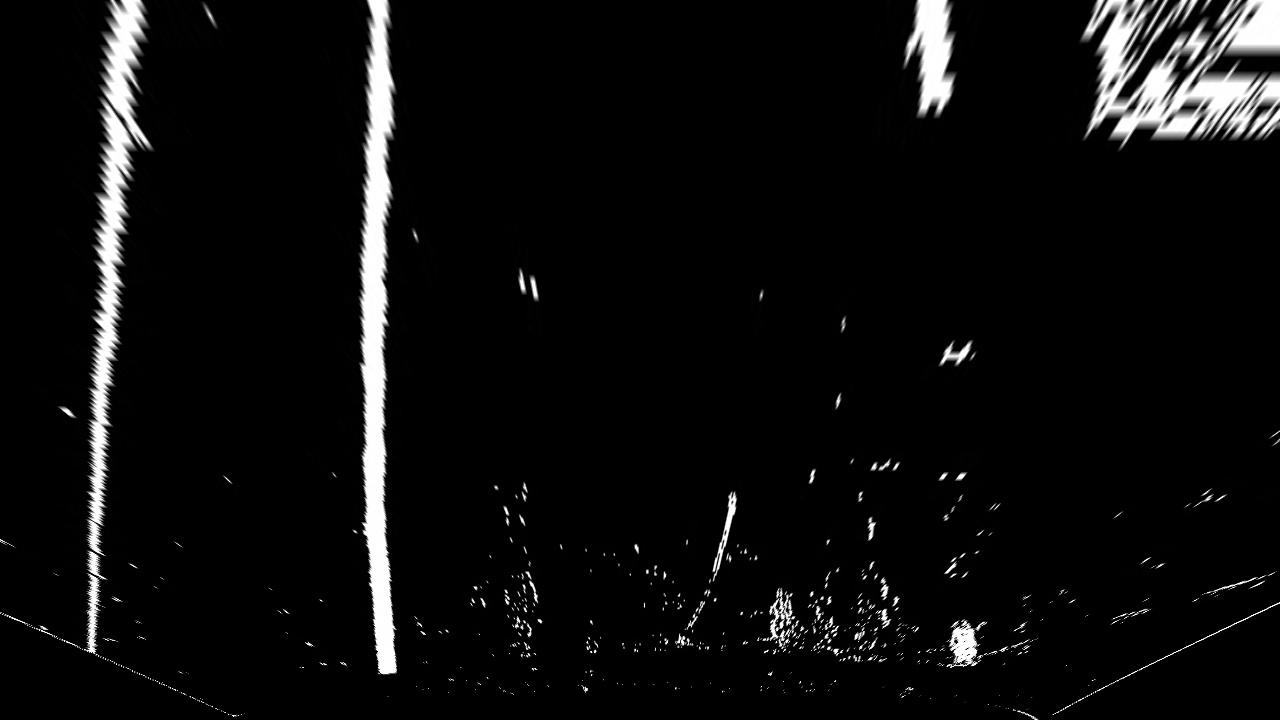
#> input picture results/warped_binary.jpg, 1280 x 720 px
$ python z5.py
#> lines starting #> are read from the running program, lines starting #| are printed output that depends on the picture
import cv2
import numpy as np
import matplotlib.pyplot as plt

# Učitaj warped binarnu sliku (iz prethodnog koraka)
binary_warped = cv2.imread('results/warped_binary.jpg', cv2.IMREAD_GRAYSCALE)
#> binary_warped is the input picture: shape (720, 1280); min 0, max 255, mean 13.6

# Pretvori u binarnu (0 ili 1)
binary_warped = binary_warped // 255
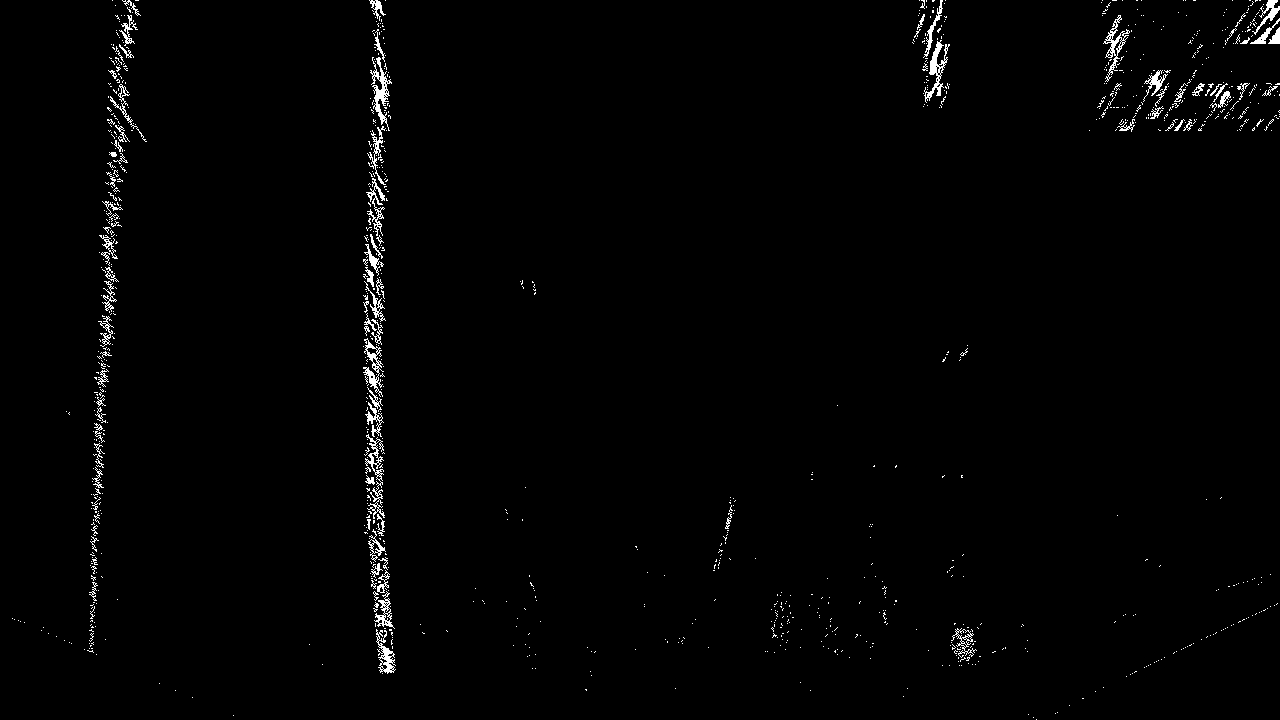
#> binary_warped: shape (720, 1280); values 0 (black) and 1 (white), 1.3% white in thin lines or dots

# Visina i širina slike
h, w = binary_warped.shape
#> h = 720; w = 1280

# ===============================
# 1. Histogram donje polovine slike
# ===============================
histogram = np.sum(binary_warped[h//2:, :], axis=0)
#> histogram = 1280 values, max 147 at index 378, min 0 at index 0, mean 3.13

# Pronađi početne tačke leve i desne linije
midpoint = w // 2
#> midpoint = 640
leftx_base = np.argmax(histogram[:midpoint])
#> leftx_base = 378
rightx_base = np.argmax(histogram[midpoint:]) + midpoint
#> rightx_base = 961

# ===============================
# 2. Sliding windows parametri
# ===============================
nwindows = 9
window_height = h // nwindows
#> window_height = 80
margin = 100
minpix = 50

# Pozicije svih belih piksela
nonzero = binary_warped.nonzero()
#> nonzero = 11750 positions, rows 0 to 719, columns 12 to 1279
nonzeroy = np.array(nonzero[0])
#> nonzeroy = 11750 values from 0 to 719
nonzerox = np.array(nonzero[1])
#> nonzerox = 11750 values, max 1279 at index 251, min 12 at index 10717, mean 575.1

leftx_current = leftx_base
#> leftx_current = 378
rightx_current = rightx_base
#> rightx_current = 961

left_lane_inds = []
right_lane_inds = []

# ===============================
# 3. Sliding windows
# ===============================
for window in range(nwindows):
    win_y_low = h - (window + 1) * window_height
    win_y_high = h - window * window_height

    win_xleft_low = leftx_current - margin
    win_xleft_high = leftx_current + margin
    win_xright_low = rightx_current - margin
    win_xright_high = rightx_current + margin

    good_left_inds = (
        (nonzeroy >= win_y_low) &
        (nonzeroy < win_y_high) &
        (nonzerox >= win_xleft_low) &
        (nonzerox < win_xleft_high)
    ).nonzero()[0]

    good_right_inds = (
        (nonzeroy >= win_y_low) &
        (nonzeroy < win_y_high) &
        (nonzerox >= win_xright_low) &
        (nonzerox < win_xright_high)
    ).nonzero()[0]

    left_lane_inds.append(good_left_inds)
    right_lane_inds.append(good_right_inds)

    if len(good_left_inds) > minpix:
        leftx_current = int(np.mean(nonzerox[good_left_inds]))

    if len(good_right_inds) > minpix:
        rightx_current = int(np.mean(nonzerox[good_right_inds]))
#> this loop made 9 passes
#> (win_xleft_low, win_xleft_high, win_xright_low, win_xright_high, leftx_current, rightx_current) on passes 1, 2, 8, 9: (278, 478, 861, 1061, 385, 964), (285, 485, 864, 1064, 382, 942), (275, 475, 842, 1042, 379, 934), (279, 479, 834, 1034, 378, 933)
#> (win_xleft_low, win_xleft_high, win_xright_low, win_xright_high, good_right_inds, leftx_current) on pass 3: (282, 482, 842, 1042, [9611, 9612, 9635, 9636, 9737, 9918, 9930], 375)
#> after the loop, left_lane_inds = 9 items; right_lane_inds = 9 items

# Spoji indekse
left_lane_inds = np.concatenate(left_lane_inds)
#> left_lane_inds = 4866 values, max 11723 at index 308, min 9 at index 4451, mean 7352.6
right_lane_inds = np.concatenate(right_lane_inds)
#> right_lane_inds = 1298 values, max 11749 at index 191, min 16 at index 592, mean 4714

# ===============================
# 4. Izvuci piksele leve i desne linije
# ===============================
leftx = nonzerox[left_lane_inds]
#> leftx = 4866 values, max 484 at index 634, min 309 at index 26, mean 377
lefty = nonzeroy[left_lane_inds]
#> lefty = 4866 values, max 673 at index 307, min 0 at index 4451, mean 352.2
rightx = nonzerox[right_lane_inds]
#> rightx = 1298 values, max 1057 at index 187, min 864 at index 207, mean 939.5
righty = nonzeroy[right_lane_inds]
#> righty = 1298 values, max 719 at index 191, min 0 at index 592, mean 225.9

# ===============================
# 5. Fit polinoma 2. stepena
# ===============================
left_fit = np.polyfit(lefty, leftx, 2)
#> left_fit = [0.000101, -0.0641, 383.3]
right_fit = np.polyfit(righty, rightx, 2)
#> right_fit = [0.000146, -0.0629, 936.2]

print("Left lane polynomial:", left_fit)
#| Left lane polynomial: [ 1.01474040e-04 -6.40514059e-02  3.83295780e+02]
print("Right lane polynomial:", right_fit)
#| Right lane polynomial: [ 1.46016278e-04 -6.29101820e-02  9.36244226e+02]

# ===============================
# 6. Vizualizacija
# ===============================
ploty = np.linspace(0, h - 1, h)
#> ploty = 720 values from 0 to 719
left_fitx = left_fit[0]*ploty**2 + left_fit[1]*ploty + left_fit[2]
#> left_fitx = 720 values, max 389.7 at index 719, min 373.2 at index 316, mean 377.8
right_fitx = right_fit[0]*ploty**2 + right_fit[1]*ploty + right_fit[2]
#> right_fitx = 720 values, max 966.5 at index 719, min 929.5 at index 215, mean 938.8

out_img = np.dstack((binary_warped, binary_warped, binary_warped)) * 255
#> out_img: shape (720, 1280, 3); 1.3% white in thin lines or dots
out_img[lefty, leftx] = [255, 0, 0]
out_img[righty, rightx] = [0, 0, 255]
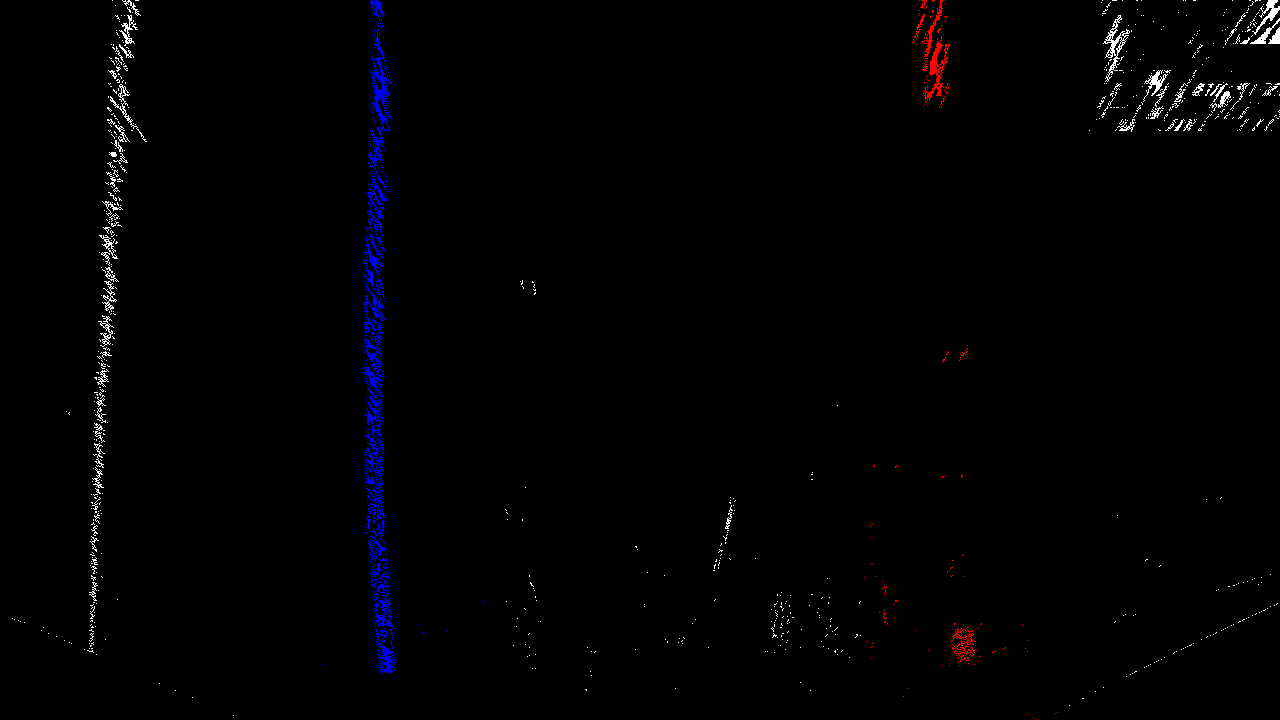
#> out_img: shape (720, 1280, 3); mean of channels 0, 1, 2 2.9, 1.5, 1.9; drawn as B, G, R

plt.figure(figsize=(10, 6))
plt.imshow(out_img)
plt.plot(left_fitx, ploty, color='yellow', linewidth=2)
plt.plot(right_fitx, ploty, color='yellow', linewidth=2)
plt.title("Lane Line Pixel Detection and Polynomial Fit")
plt.gca().invert_yaxis()
plt.show()
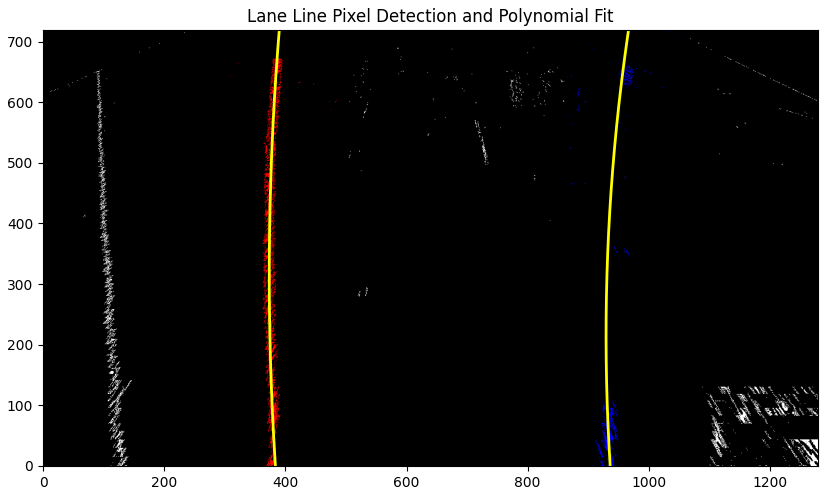
#> figure drawn by matplotlib, 1 panel
